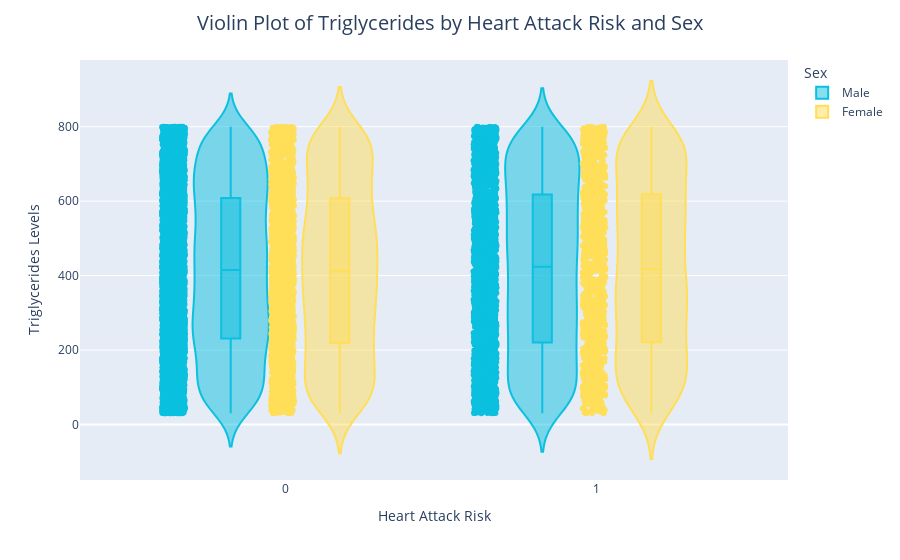

Notebook source saved alongside this figure:
### Markdown cell above
## I. Biểu đồ Violin

1. **Vấn đề cần trực quan**:
   - Mối tương quan giữa mức độ triglyceride trong máu và nguy cơ mắc bệnh tim ở cả nam và nữ. Việc này rất quan trọng trong việc hiểu được cách mà mức triglyceride ảnh hưởng đến sức khỏe tim mạch, đặc biệt trong các nhóm giới tính khác nhau.

2. **Các biến sử dụng**:
   - **Triglycerides**: Đây là chỉ số đo lường lượng triglyceride trong máu, một yếu tố nguy cơ chính đối với bệnh tim.
   - **Heart Disease**: Biến nhị phân (0 hoặc 1) thể hiện nguy cơ mắc bệnh tim, giúp phân loại người có và không có nguy cơ.
   - **Gender**: Biến phân loại giới tính, cho phép so sánh mối tương quan giữa mức triglyceride và nguy cơ bệnh tim giữa nam và nữ.

3. **Loại biểu đồ**:
   - **Violin Plot**: Là một loại biểu đồ giúp trực quan hóa phân bố của dữ liệu thông qua các hình dạng giống như đàn violin. Biểu đồ này không chỉ hiển thị trung bình và phương sai mà còn cho thấy sự phân bố của dữ liệu, giúp phát hiện các đặc điểm như độ đối xứng và các điểm ngoại lai.

4. **Ý nghĩa của biểu đồ**:
   - Violin plot sẽ cho thấy sự khác biệt về mức triglyceride giữa hai giới tính và giữa những người có nguy cơ mắc bệnh tim và không có nguy cơ. Sự phân bố có thể cho thấy sự gia tăng nồng độ triglyceride ở nhóm có nguy cơ bệnh tim, điều này có thể cảnh báo về sức khỏe tim mạch.

5. **Nguyên nhân sử dụng**:
   - Việc sử dụng violin plot là hợp lý để trực quan hóa dữ liệu phân bố liên quan đến nguy cơ bệnh tim và giúp nhận diện các mô hình khác nhau trong các nhóm giới tính. Nó cho phép người nghiên cứu nhận thấy các khác biệt rõ ràng giữa các nhóm trong cùng một biểu đồ mà không cần phải vẽ nhiều biểu đồ khác nhau.

6. **Kết luận**:
   -  Biểu đồ cho thấy những người bị bệnh tim thường có nồng độ triglycerid trong máu cao hơn người không bị. 
   -  Điều này cho thấy tầm quan trọng của việc kiểm soát nồng độ triglycerid trong máu ở mức an toàn để bảo vệ tim mạch và sức khỏe.
Hãy chắc chắn rằng dữ liệu của bạn đã được chuẩn bị và chứa các cột cần thiết để tạo biểu đồ này. Nếu cần thêm thông tin hoặc hỗ trợ, bạn có thể cho tôi biết!

### Code cell
import plotly.express as px
data = pd.read_csv("dataset/data.csv")
fig = px.violin(
    data,
    y='Triglycerides',
    x='Heart Attack Risk',
    color='Sex',
    box=True,  
    points='all', 
    labels={'Triglycerides': 'Triglycerides Levels', 'Heart Attack Risk': 'Heart Attack Risk'},
    color_discrete_sequence=["#0cc0df", "#ffde59"]  
)
fig.update_layout(
    #title="Violin Plot of Triglycerides by Heart Attack Risk and Sex",
    title="Biểu đồ Violin mối liên hệ giữa lượng Triglycerides với nguy cơ bị bệnh tim ở cả 2 giới",
    title_x=0.5,  
    title_font=dict(size=20)  
)
for i, trace in enumerate(fig.data):
    if i % 2 == 0:
        trace.marker.color = "#0cc0df"   
    else:
        trace.marker.color = "#ffde59"   
fig.show()

### Figure 1 — Plotly figure (JSON) as saved in the notebook; plotly's stock layout.template omitted (floating-point values rounded to 4 significant figures; data arrays with more than 128 entries replaced by an {"elided": "..."} marker saying what was removed)
{"data": [{"alignmentgroup": "True", "box": {"visible": true}, "hovertemplate": "Sex=Male<br>Heart Attack Risk=%{x}<br>Triglycerides Levels=%{y}<extra></extra>", "legendgroup": "Male", "marker": {"color": "#0cc0df"}, "name": "Male", "offsetgroup": "Male", "orientation": "v", "points": "all", "scalegroup": "True", "showlegend": true, "type": "violin", "x": {"elided": "6111 int values"}, "x0": " ", "xaxis": "x", "y": {"elided": "6111 int values"}, "y0": " ", "yaxis": "y"}, {"alignmentgroup": "True", "box": {"visible": true}, "hovertemplate": "Sex=Female<br>Heart Attack Risk=%{x}<br>Triglycerides Levels=%{y}<extra></extra>", "legendgroup": "Female", "marker": {"color": "#ffde59"}, "name": "Female", "offsetgroup": "Female", "orientation": "v", "points": "all", "scalegroup": "True", "showlegend": true, "type": "violin", "x": {"elided": "2652 int values"}, "x0": " ", "xaxis": "x", "y": {"elided": "2652 int values"}, "y0": " ", "yaxis": "y"}], "layout": {"legend": {"title": {"text": "Sex"}, "tracegroupgap": 0}, "margin": {"t": 60}, "title": {"font": {"size": 20}, "text": "Violin Plot of Triglycerides by Heart Attack Risk and Sex", "x": 0.5}, "violinmode": "group", "xaxis": {"anchor": "y", "domain": [0, 1], "title": {"text": "Heart Attack Risk"}}, "yaxis": {"anchor": "x", "domain": [0, 1], "title": {"text": "Triglycerides Levels"}}}}
